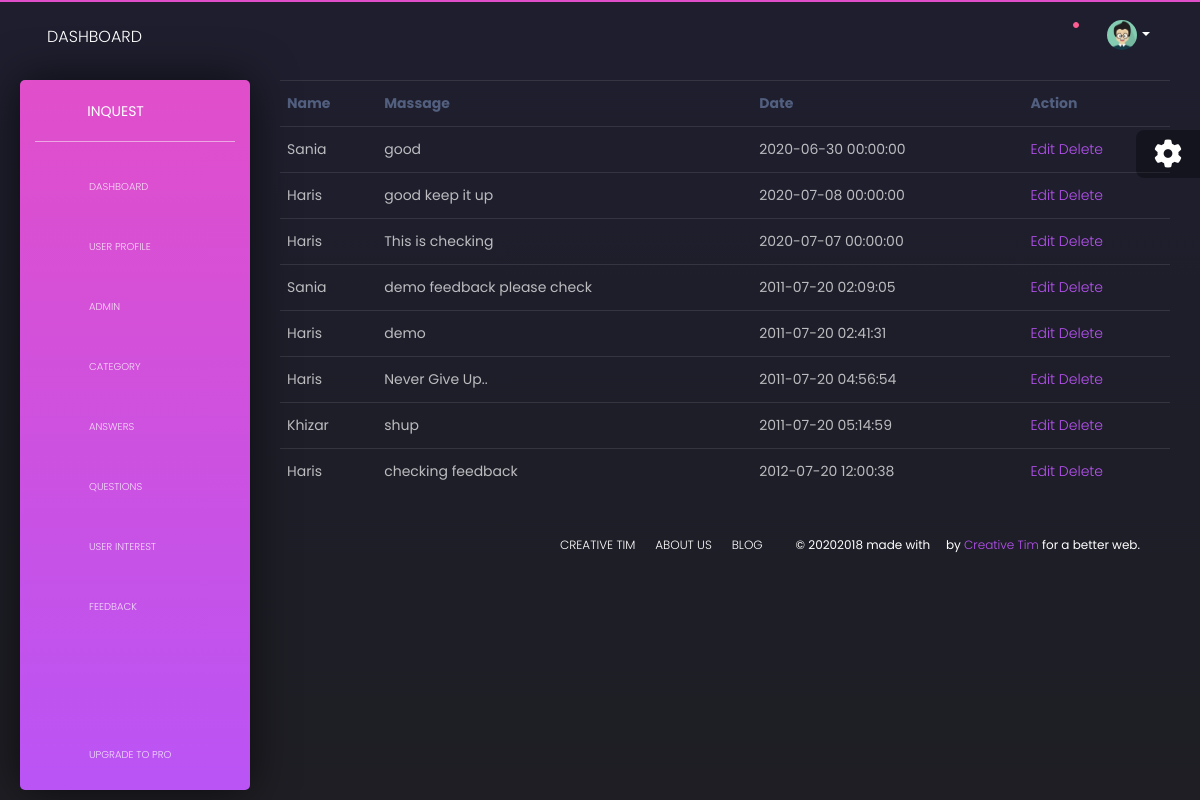
/admin/examples/ViewFeedback.php, run on the app's committed database.
### tables this page shows
CREATE TABLE `feedback` (
  `F_Id` int(11) NOT NULL,
  `U_Id` int(11) DEFAULT NULL,
  `F_Massage` varchar(10000) NOT NULL,
  `F_DateTime` datetime NOT NULL
);

CREATE TABLE `users` (
  `U_Id` int(11) NOT NULL,
  `U_Name` varchar(50) NOT NULL,
  `U_FName` varchar(50) NOT NULL,
  `U_UserName` varchar(50) NOT NULL,
  `U_Email` varchar(50) NOT NULL,
  `U_Gender` varchar(50) NOT NULL,
  `U_DOB` date NOT NULL,
  `U_Contact` int(11) NOT NULL,
  `U_Image` blob NOT NULL,
  `U_PostalCode` varchar(50) NOT NULL,
  `U_State` varchar(50) NOT NULL,
  `U_City` varchar(50) NOT NULL,
  `U_Country` varchar(50) NOT NULL,
  `U_Password` varchar(50) NOT NULL,
  `U_Status` varchar(250) NOT NULL
);

### admin/examples/ViewFeedback.php (the view, shortened to what this page needs)
<?php
include 'Nav.php';
include '../../Connection.php';
$query="select * from feedback";
$result=mysqli_query($conn,$query);
?>
<div class="content">
    <table class="table table-hover">
        <tr>
            <th> Name</th>
            <th>Massage</th>
            <th>Date</th>
            <th> Action</th>
        </tr></div>
        <?php while($row=mysqli_fetch_array($result))
        {
        echo "<tr>";
        $query2="select * from users where U_Id=".$row['U_Id'];
        $result2=mysqli_query($conn,$query2);
        $row2=mysqli_fetch_row($result2);
        echo"<td>".$row2[1]."</td>";
          echo "<td>".$row['F_Massage']."</td>";
          echo "<td>".$row['F_DateTime']."</td>";
          echo "<td><a href='EditFeedback.php?id=".$row['F_Id']."'>Edit</a>  <a href='DeleteFeedback.php?id=".$row['F_Id']."'>Delete</a> </td>";
          echo "</tr>";
        }
        ?>
    <?php
include 'Footer.php';
?>

### data on the page
feedback: U_Id.U_Name "Sania", F_Massage "good", F_DateTime "2020-06-30 00:00:00"
feedback: U_Id.U_Name "Haris", F_Massage "good keep it up", F_DateTime "2020-07-08 00:00:00"
feedback: U_Id.U_Name "Haris", F_Massage "This is checking", F_DateTime "2020-07-07 00:00:00"
feedback: U_Id.U_Name "Sania", F_Massage "demo feedback please check", F_DateTime "2011-07-20 02:09:05"
feedback: U_Id.U_Name "Haris", F_Massage "demo", F_DateTime "2011-07-20 02:41:31"
feedback: U_Id.U_Name "Haris", F_Massage "Never Give Up..", F_DateTime "2011-07-20 04:56:54"
feedback: U_Id.U_Name "Khizar", F_Massage "shup", F_DateTime "2011-07-20 05:14:59"
feedback: U_Id.U_Name "Haris", F_Massage "checking feedback", F_DateTime "2012-07-20 12:00:38"
